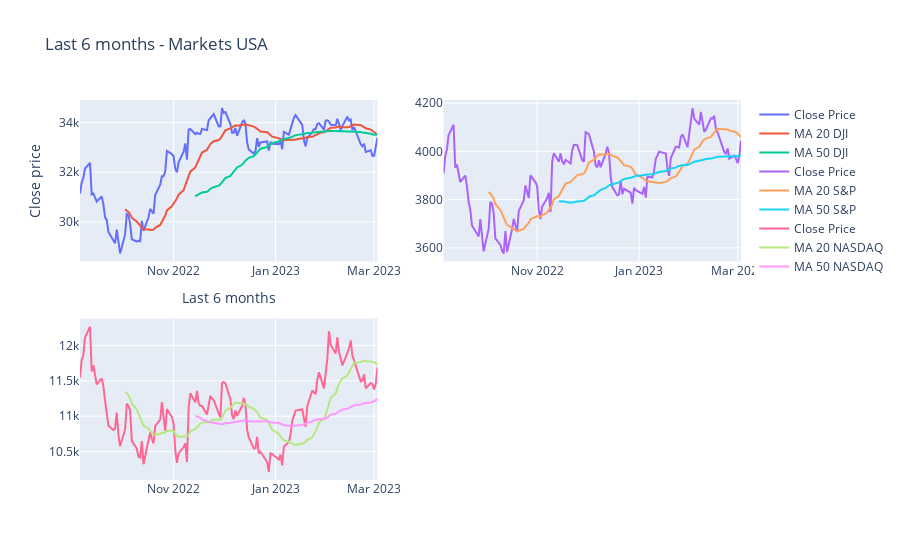

Notebook code cell kept with this figure:
### Code cell
fig = make_subplots(rows=2, cols=2)

fig.add_trace(go.Scatter(x=data_mercados.index, y=data_mercados.Close['^DJI'], name='Close Price'), row=1, col=1)
fig.add_trace(go.Scatter(x=data_mercados.index, y=data_mercados['MA_20_DJ'], name='MA 20 DJI'),row=1, col=1)
fig.add_trace(go.Scatter(x=data_mercados.index, y=data_mercados['MA_50_DJ'], name='MA 50 DJI'),row=1, col=1)

fig.add_trace(go.Scatter(x=data_mercados.index, y=data_mercados.Close['^GSPC'], name='Close Price'), row=1, col=2)
fig.add_trace(go.Scatter(x=data_mercados.index, y=data_mercados['MA_20_S&P'], name='MA 20 S&P'),row=1, col=2)
fig.add_trace(go.Scatter(x=data_mercados.index, y=data_mercados['MA_50_S&P'], name='MA 50 S&P'), row=1, col=2)

fig.add_trace(go.Scatter(x=data_mercados.index, y=data_mercados.Close['^IXIC'], name='Close Price'), row=2, col=1)
fig.add_trace(go.Scatter(x=data_mercados.index, y=data_mercados['MA_20_NASDAQ'], name='MA 20 NASDAQ'),row=2, col=1)
fig.add_trace(go.Scatter(x=data_mercados.index, y=data_mercados['MA_50_NASDAQ'], name='MA 50 NASDAQ'), row=2, col=1)

fig.update_layout(title='Last 6 months - Markets USA')
fig.update_layout(xaxis_title='Last 6 months')
fig.update_layout(yaxis_title='Close price')

fig.show()
